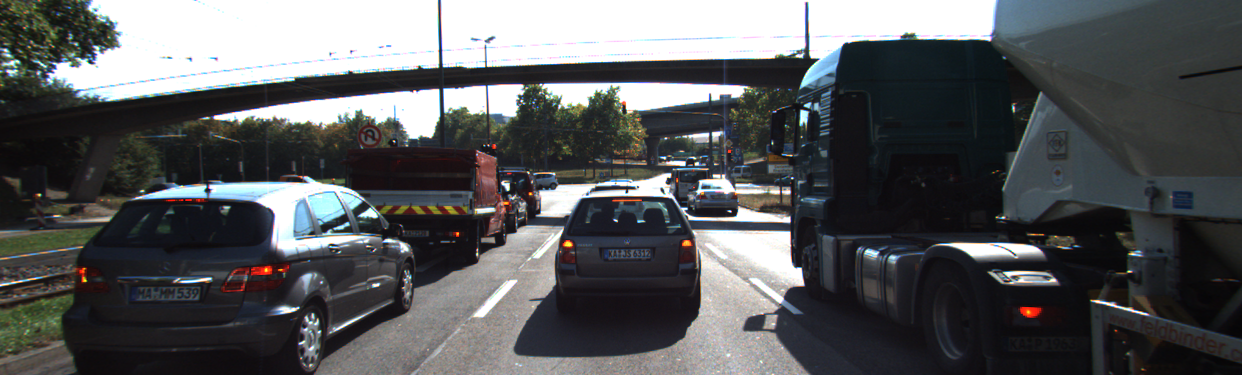
//> input picture images/img1.png, 1242 x 375 px
$ ./detect_keypoints   (built with g++ and OpenCV 4)
//> lines starting //> are read from the running program, lines starting //| are printed output that depends on the picture; after the words box and inside, x2 and y2 are one past the last pixel; in counts of white or black regions, pixels touching at a corner belong together
#include <iostream>
#include <numeric>
#include <opencv2/core.hpp>
#include <opencv2/highgui.hpp>
#include <opencv2/imgproc.hpp>
#include <opencv2/features2d.hpp>

using namespace std;

void detKeypoints1()
{
    // load image from file and convert to grayscale
    cv::Mat imgGray;
    cv::Mat img = cv::imread("../images/img1.png");
//> img is the input picture: 375 rows x 1242 cols, CV_8UC3; mean B, G, R 90.7, 89.1, 87.5
    cv::cvtColor(img, imgGray, cv::COLOR_BGR2GRAY);
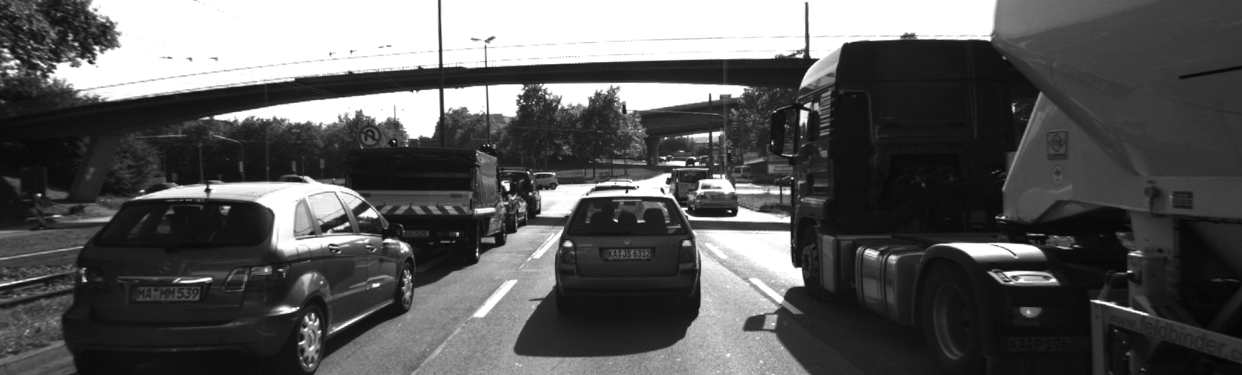
//> imgGray: 375 rows x 1242 cols, CV_8UC1; min 5, max 255, mean 88.8

    // Shi-Tomasi detector
    int blockSize = 6;       //  size of a block for computing a derivative covariation matrix over each pixel neighborhood
    double maxOverlap = 0.0; // max. permissible overlap between two features in %
    double minDistance = (1.0 - maxOverlap) * blockSize;
    int maxCorners = img.rows * img.cols / max(1.0, minDistance); // max. num. of keypoints
//> maxCorners = 77625
    double qualityLevel = 0.01;                                   // minimal accepted quality of image corners
    double k = 0.04;
    bool useHarris = false;

    vector<cv::KeyPoint> kptsShiTomasi;
    vector<cv::Point2f> corners;
    double t1 = (double)cv::getTickCount();
    cv::goodFeaturesToTrack(imgGray, corners, maxCorners, qualityLevel, minDistance, cv::Mat(), blockSize, useHarris, k);
//> corners = 1144 Points (x, y), first 12: [487, 65], [626, 191], [685, 163], [802, 112], [697, 164], [802, 284], [208, 187], [707, 135], [669, 176], [488, 87], [800, 270], [788, 221]
    t1 = ((double)cv::getTickCount() - t1) / cv::getTickFrequency();
    cout << "Shi-Tomasi with n= " << corners.size() << " keypoints in " << 1000 * t1 / 1.0 << " ms" << endl;

    for (auto it = corners.begin(); it != corners.end(); ++it)
    { // add corners to result vector

        cv::KeyPoint newKeyPoint;
        newKeyPoint.pt = cv::Point2f((*it).x, (*it).y);
        newKeyPoint.size = blockSize;
        kptsShiTomasi.push_back(newKeyPoint);
    }
//> after the loop, kptsShiTomasi = 1144 keypoints; strongest (x, y, size): (487, 65, 6), (626, 191, 6), (685, 163, 6), (802, 112, 6)

    // visualize results
    cv::Mat visImage1 = img.clone();
    cv::drawKeypoints(img, kptsShiTomasi, visImage1, cv::Scalar::all(-1), cv::DrawMatchesFlags::DRAW_RICH_KEYPOINTS);
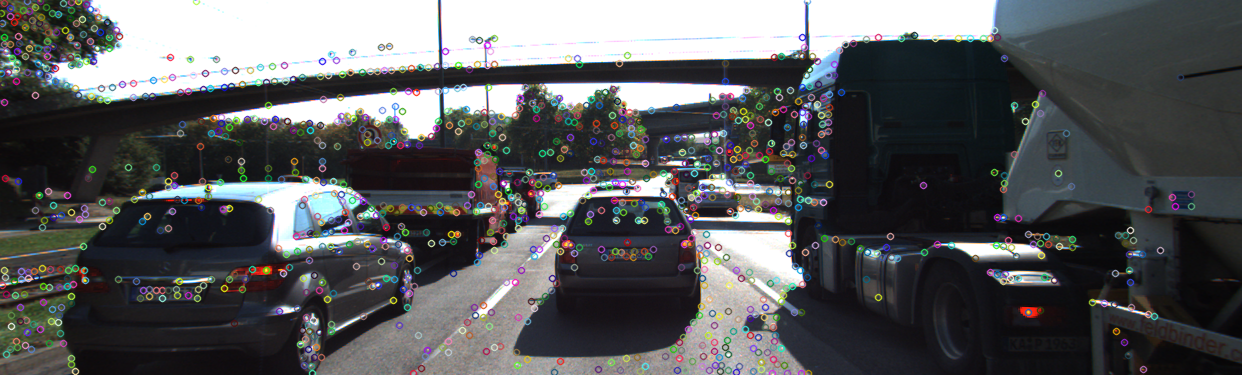
//> visImage1: 375 rows x 1242 cols, CV_8UC3; 11.21% of pixels changed, all inside (x1, y1, x2, y2) = (0, 0, 1196, 375)
    string windowName1 = "Shi-Tomasi Results";
    cv::namedWindow(windowName1, 1);
    imshow(windowName1, visImage1);
    cv::waitKey(0);

    // TODO: use the OpenCV library to add the FAST detector
    // in addition to the already implemented Shi-Tomasi
    // detector and compare both algorithms with regard to
    // (a) number of keypoints, (b) distribution of
    // keypoints over the image and (c) processing speed.

    vector<cv::KeyPoint> kptsFAST;
    vector<cv::Point2f> FASTcorners;

    int threshold = 40;
    bool nms = true;
    cv::FastFeatureDetector::DetectorType type = cv::FastFeatureDetector::TYPE_9_16;
    double t2 = (double)cv::getTickCount();
    cv::FAST(img, kptsFAST, threshold, nms, type);
//> kptsFAST = 1852 keypoints; strongest (x, y, size): (755, 269, 7), (897, 307, 7), (1235, 284, 7), (992, 54, 7)
    t2 = ((double)cv::getTickCount() - t2) / cv::getTickFrequency();
    cout << "FAST with n= " << corners.size() << " keypoints in " << 1000 * t2 / 1.0 << " ms" << endl;

    // visualize results
    cv::Mat visImage2 = img.clone();
    cv::drawKeypoints(img, kptsFAST, visImage2, cv::Scalar::all(-1), cv::DrawMatchesFlags::DRAW_RICH_KEYPOINTS);
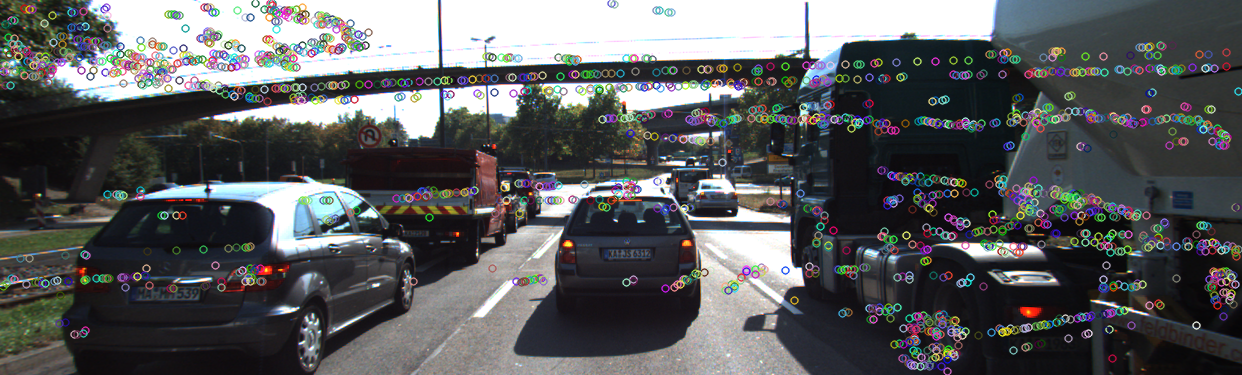
//> visImage2: 375 rows x 1242 cols, CV_8UC3; 14.86% of pixels changed, all inside (x1, y1, x2, y2) = (0, 0, 1242, 375)
    string windowName2 = "FAST Results";
    cv::namedWindow(windowName2, 1);
    imshow(windowName2, visImage2);
    cv::waitKey(0);

}

int main()
{
    detKeypoints1();
}

$ run again, with images/img0006.png copied over images/img1.png
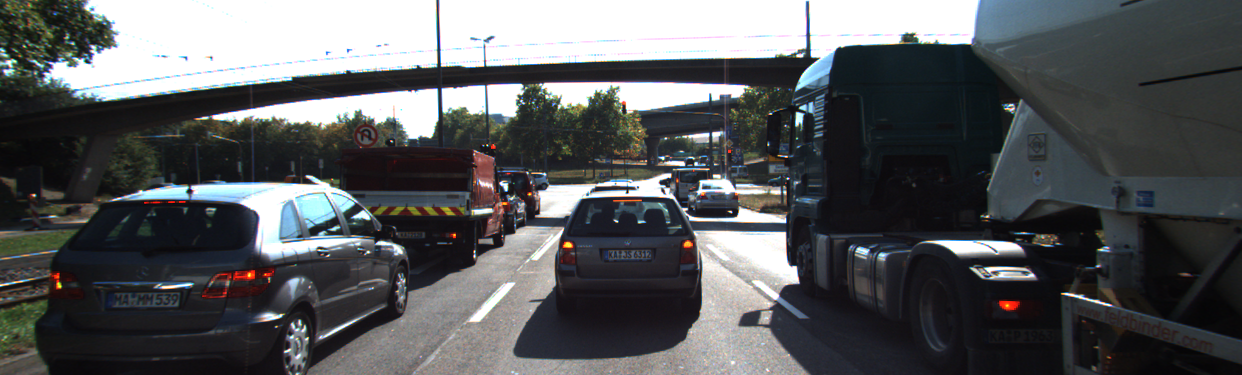
//> input picture images/img0006.png, 1242 x 375 px
//> in detKeypoints1, img is the input picture: 375 rows x 1242 cols, CV_8UC3; mean B, G, R 91.1, 89.2, 87.2
//> corners = 1139 Points (x, y), first 12: [784, 221], [484, 65], [626, 192], [696, 164], [798, 114], [443, 65], [708, 135], [797, 282], [190, 187], [661, 183], [685, 164], [795, 268]
//> after the loop in detKeypoints1, `for (auto it = corners.begin(); it != corners.end(); ++it)`: kptsShiTomasi = 1139 keypoints; strongest (x, y, size): (784, 221, 6), (484, 65, 6), (626, 192, 6), (696, 164, 6)
//> in detKeypoints1, `cv::drawKeypoints(img, kptsShiTomasi, visImage1, cv::Scalar::all(-1), ..`:
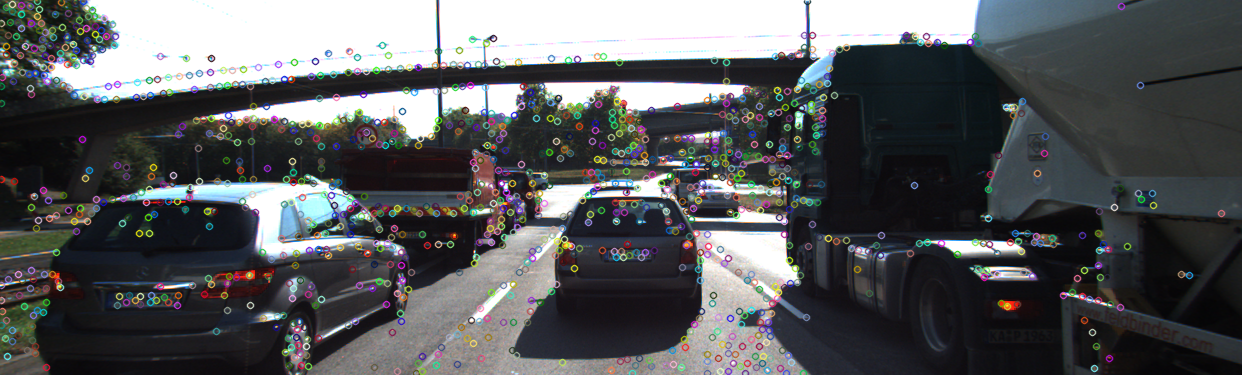
//> visImage1: 375 rows x 1242 cols, CV_8UC3; 11.2% of pixels changed, all inside (x1, y1, x2, y2) = (0, 0, 1226, 375)
//> kptsFAST = 1921 keypoints; strongest (x, y, size): (1172, 141, 7), (1043, 51, 7), (1043, 49, 7), (980, 52, 7)
//> in detKeypoints1, `cv::drawKeypoints(img, kptsFAST, visImage2, cv::Scalar::all(-1), cv::D..`:
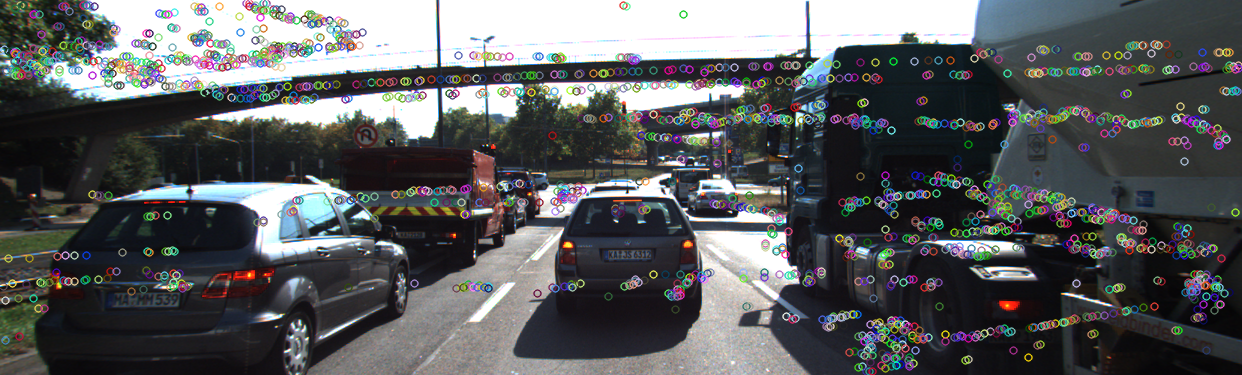
//> visImage2: 375 rows x 1242 cols, CV_8UC3; 15.22% of pixels changed, all inside (x1, y1, x2, y2) = (0, 0, 1242, 375)
